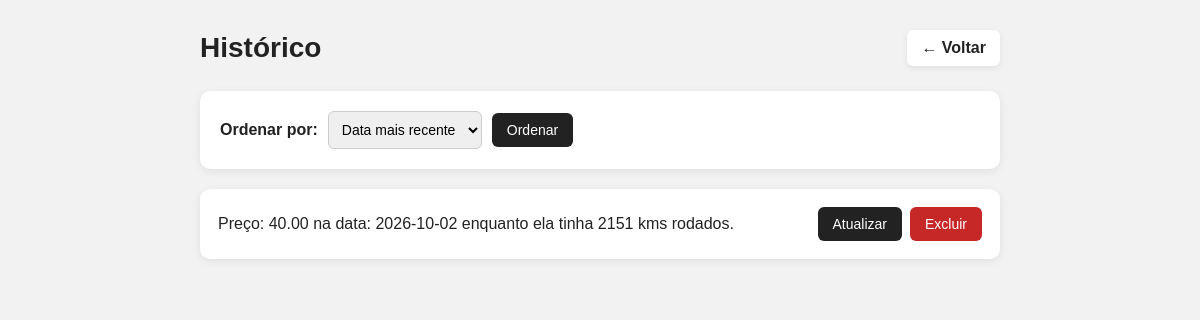
/moto/history/oil, run on an earlier commit of the app's database.
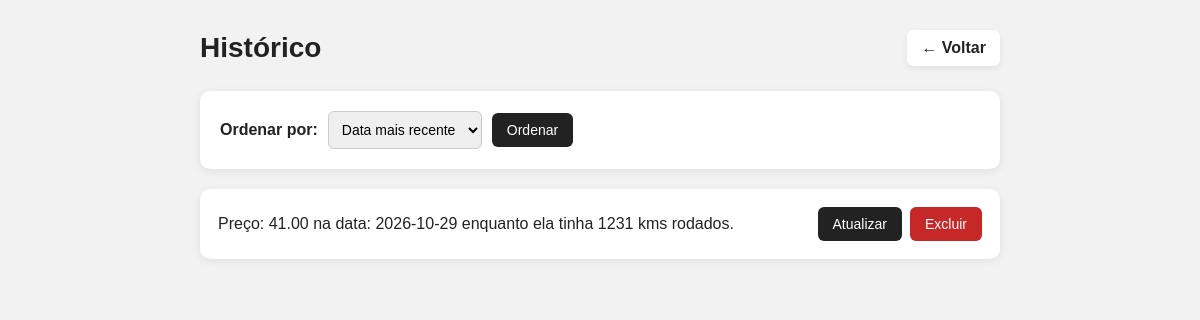
And on a later commit of the database.
### moto/models.py (models this page shows, shortened)
class Oleo(models.Model):
    price = models.DecimalField(max_digits=10, decimal_places=2)
    date = models.DateField()
    kms = models.IntegerField()
    moto = models.ForeignKey(Moto, on_delete=models.CASCADE, related_name="oleos")
    def __str__(self):
        return f"Preço: {self.price} na data: {self.date} enquanto ela tinha {self.kms} kms rodados."

### moto/views.py (the view)
# urls.py: path("history/<str:type>", views.history, name="history"),
def history(request, type):
    bike = Moto.objects.first()
    data = None
    data = {
        "oil": bike.oleos,
        "chain": bike.correntes,
        "washed": bike.lavagens
    }.get(type)
    if data is None:
        raise Http404("Historico não encontrado!")
    form = {
        "oil": OleoForm,
        "chain": ChainForm,
        "washed": WashedForm
    }.get(type)
    allowed_orders = {
        "date_desc": "-date",
        "date_asc": "date",
        "price_desc": "-price",
        "price_asc": "price"
    }
    orders = {
        "oil": [
            ("date_desc", "Data mais recente"),
            ("date_asc", "Data mais antiga"),
            ("price_desc", "Maior preço"),
            ("price_asc", "Menor preço")
        ],
        "chain": [
            ("date_desc", "Data mais recente"),
            ("date_asc", "Data mais antiga")
        ],
        "washed": [
            ("date_desc", "Data mais recente"),
            ("date_asc", "Data mais antiga")
        ]
    }.get(type)
    selected_order = request.GET.get("order", "date_desc")
    if selected_order not in allowed_orders:
        selected_order = "date_desc"
    order = allowed_orders[selected_order]
    data = data.order_by(order)
    context = {"data": data, "orders": orders, "form": form, "type": type, "moto_id": bike.id}
    return render(request, "moto/history.html", context)

### moto/templates/moto/history.html (shortened to what this page needs)
{% load static %}
<head>
    <link rel="stylesheet" href="{% static 'moto/css/history.css' %}">
</head>
<body>
<div class="container">
    <div class="page-header">
        <h1>Histórico</h1>
        <a href="{% url 'moto:index' moto_id %}" class="back-link">
            ← Voltar
        </a>
    </div>
    <form action="" class="order-form">
        <label for="order">Ordenar por:</label>
        <select name="order" id="order">
            {% for value, label in orders %}
                <option value="{{ value }}">{{ label }}</option>
            {% endfor %}
        </select>
        <button type="submit">Ordenar</button>
    </form>
    <div class="history-list">
        {% for i in data %}
            <div class="history-card">
                <div class="history-info">
                    <p>{{ i }}</p>
                </div>
                <div class="actions">
                    <button class="update" type="button" data-id="{{ i.id }}">
                        Atualizar
                    </button>
                    <form method="post"
                          action="{% url 'moto:delete' type=type id=i.id %}">
                        <button type="submit" class="delete">
                            Excluir
                        </button>
                    </form>
                </div>
            </div>
        {% empty %}
            <div class="empty">
                <p>Nenhum registro encontrado.</p>
            </div>
        {% endfor %}
    </div>
</div>
</body>

What changed in the data, as far as the page shows it:
removed Oleo: price+date+kms "Preço: 40.00 na data: 2026-10-02 enquanto ela tinha 2151 kms rodados."
added Oleo: price+date+kms "Preço: 41.00 na data: 2026-10-29 enquanto ela tinha 1231 kms rodados."
